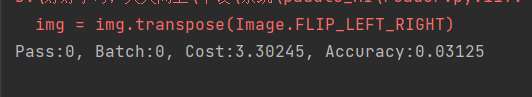
#> input picture app/train_models/QQ图片20230323142521.png, 532 x 97 px
$ python -i reader.py   (imports and definitions only)
#> lines starting #> are read from the running program, lines starting #| are printed output that depends on the picture
import os
import math
import random
import functools
import numpy as np
import paddle
from PIL import Image, ImageEnhance

# [2 lines not run here, left out]

DATA_DIM = 224

THREAD = 8
BUF_SIZE = 102400

DATA_DIR = './'

img_mean = np.array([0.485, 0.456, 0.406]).reshape((3, 1, 1))
img_std = np.array([0.229, 0.224, 0.225]).reshape((3, 1, 1))


# 根据图像的短边调整图像大小
# [54 lines left out: functions resize_short, crop_image, random_crop, rotate_image, not called in this run]


# 概率的图像增强 以一定的概率对图像进行随机像素内容变换
def distort_color(img):
    def random_brightness(img, lower=0.5, upper=1.5):
        e = np.random.uniform(lower, upper)
        return ImageEnhance.Brightness(img).enhance(e)

    def random_contrast(img, lower=0.5, upper=1.5):
        e = np.random.uniform(lower, upper)
        return ImageEnhance.Contrast(img).enhance(e)

    def random_color(img, lower=0.5, upper=1.5):
        e = np.random.uniform(lower, upper)
        return ImageEnhance.Color(img).enhance(e)

    ops = [random_brightness, random_contrast, random_color]
    np.random.shuffle(ops)

    img = ops[0](img)
    img = ops[1](img)
    img = ops[2](img)

    return img


# 图片综合处理
# [82 lines left out: functions process_image, _reader_creator, train, not called in this run]


def val(data_dir=DATA_DIR):
    file_list = os.path.join(data_dir, 'val_split_list.txt')
    return _reader_creator(file_list, 'val', shuffle=False, data_dir=data_dir)


def test(data_dir=DATA_DIR):
    file_list = os.path.join(data_dir, 'test_list.txt')
    return _reader_creator(file_list, 'test', shuffle=False, data_dir=data_dir)

>>> from PIL import Image
>>> picture = Image.open('QQ图片20230323142521.png')
#> picture is the input picture: PIL image 532x97 RGB; mean R, G, B 53, 48.4, 48.3
>>> result = distort_color(picture)
#> in random_brightness, `return ImageEnhance.Brightness(img).enhance(e)`:
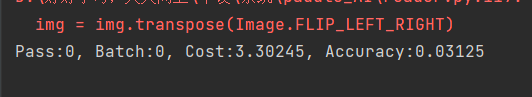
#> returned value: PIL image 532x97 RGB; mean R, G, B 54.3, 48.8, 48.7
